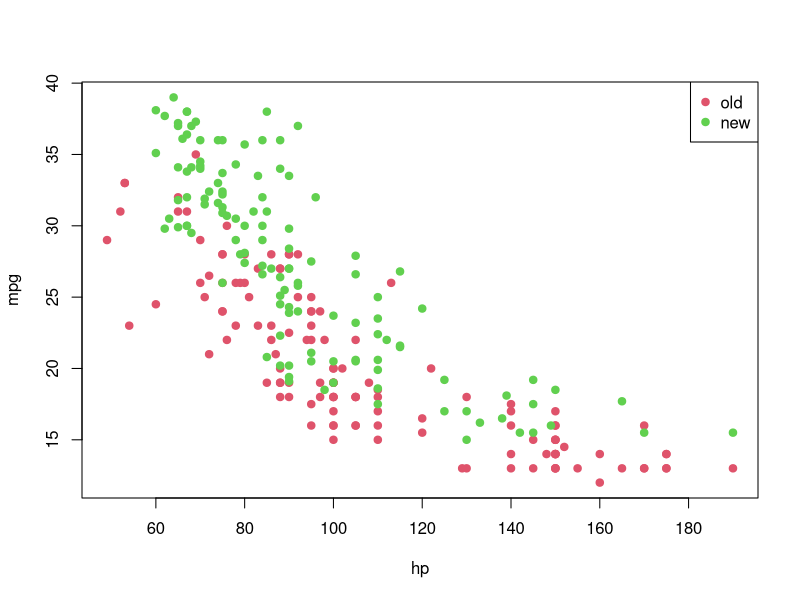
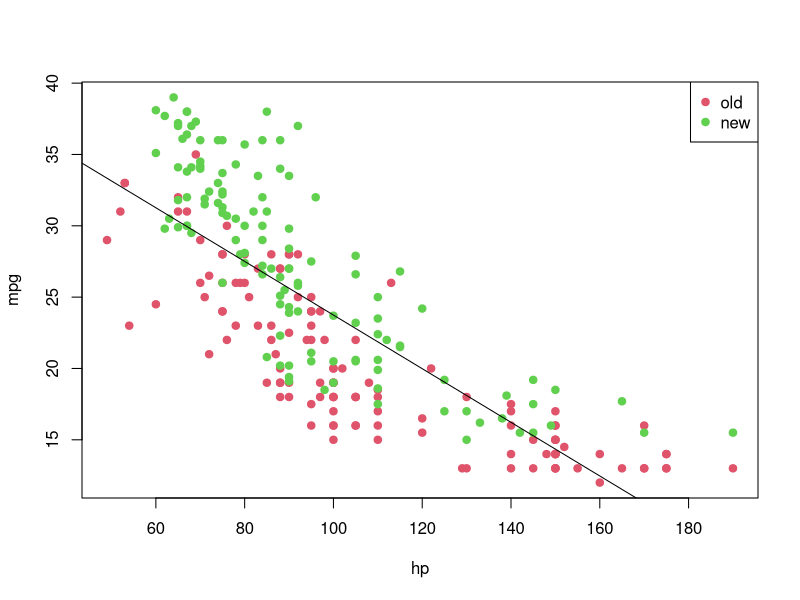
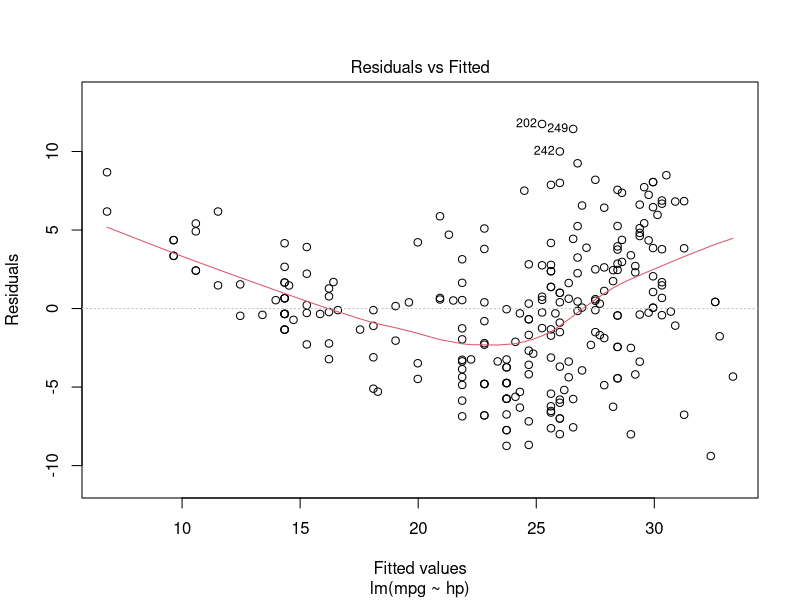
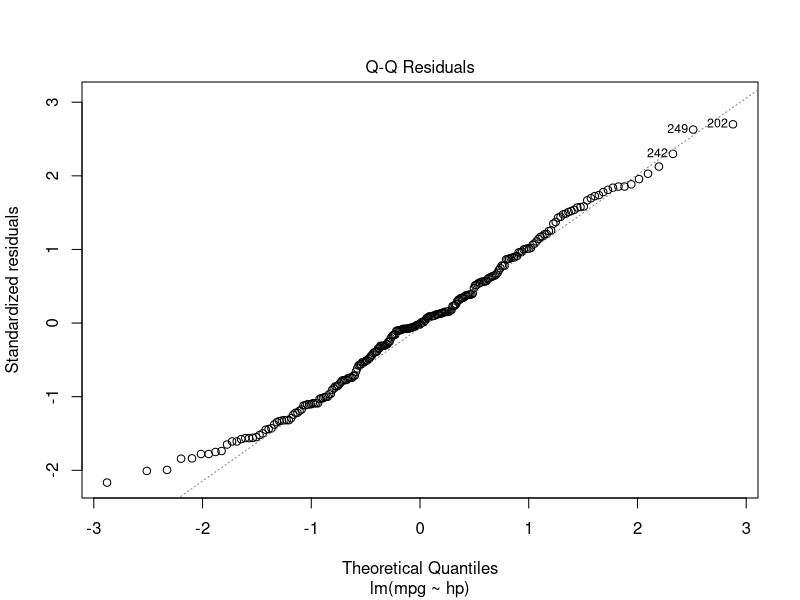

Reproduce these figures in R, in order. (Note: this script raises an error after producing the figures.)
## ---- chunk 1
col.names <- c('mpg', 'cylinders', 'displacement', 'hp', 'weight', 'acceleration', 'year', 'origin')
car <- read.csv(file = 'datasets/car.csv', header = FALSE, sep = ',', col.names = col.names)
head(car, 5)
## ---- chunk 2
summary(car)
## ---- chunk 3
car$cylinders <- as.factor(car$cylinders)
car$year      <- as.factor(car$year)
car$origin    <- as.factor(car$origin)
## ---- chunk 4
car$year <- as.factor(sapply(X = car$year, FUN = function (item) { ifelse(item %in% 70:76, 1, 2) }))

summary(car)
## ---- chunk 5
car2 <- car[!is.na(car$hp), c('mpg', 'hp', 'year')]

summary(car2)
## ---- chunk 6
car3 <- car2[!is.na(car2$mpg), ]
## ---- chunk 7
plot(mpg ~ hp, pch = 19, col = (as.numeric(year) + 1), data = car3)
legend('topright', c('old', 'new'), col = unique(as.numeric(car3$year) + 1), pch = 19)
## ---- chunk 8
model <- lm(formula = mpg ~ hp, data = car3)
summary(model)
## ---- chunk 9
plot(mpg ~ hp, pch = 19, col = (as.numeric(year) + 1), data = car3)
abline(model)
legend('topright', c('old', 'new'), col = unique(as.numeric(car3$year) + 1), pch = 19)
## ---- chunk 10
plot(model, which = c(1, 2))
## ---- chunk 11
library('car')
ncvTest(model)
shapiro.test(resid(model))
## ---- chunk 12
bc <- boxCox(model)

(lambda <- bc$x[which.max(bc$y)])
## ---- chunk 13
transfData <- function (data, lambda) { ((data ^ lambda - 1) / lambda) }
transfData_back <- function (data, lambda) { ((data * lambda + 1) ^ (1 / lambda)) }
## ---- chunk 14
car3$mpg_transf <- sapply(X = car3$mpg, FUN = transfData, lambda = lambda)
head(car3, 5)
plot(mpg_transf ~ hp, pch = 19, col = (as.numeric(year) + 1), data = car3)
legend('topright', c('old', 'new'), col = unique(as.numeric(car3$year) + 1), pch = 19)
## ---- chunk 15
model2 <- lm(formula = mpg_transf ~ hp, data = car3)
summary(model2)

plot(mpg_transf ~ hp, pch = 19, col = (as.numeric(year) + 1), data = car3)
abline(model2)
legend('topright', c('old', 'new'), col = unique(as.numeric(car3$year) + 1), pch = 19)
## ---- chunk 16
plot(model2, which = c(1, 2))
ncvTest(model2)
shapiro.test(resid(model2))
## ---- chunk 17
model3 <- lm(formula = mpg_transf ~ hp * year, data = car3)
summary(model3)
## ---- chunk 18
model4 <- lm(formula = mpg_transf ~ hp + year, data = car3)
coeffi <- model4$coefficients
summary(model4)

plot(mpg_transf ~ hp, pch = 19, col = (as.numeric(year) + 1), data = car3)
abline(coeffi[[1]], coeffi[[2]], col = 2)
abline(coeffi[[1]] + coeffi[[3]], coeffi[[2]], col = 3)
legend('topright', c('old', 'new'), col = unique(as.numeric(car3$year) + 1), pch = 19)
## ---- chunk 19
plot(model4, which = c(1, 2))
ncvTest(model4)
shapiro.test(resid(model4))
## ---- chunk 20
plot(mpg ~ hp, pch = 19, col = (as.numeric(year) + 1), data = car3)
curve(transfData_back(coeffi[[1]] + coeffi[[2]] * x, lambda = lambda), from = 0, to = 250, add = TRUE, col = 2)
curve(transfData_back((coeffi[[1]] + coeffi[[3]]) + coeffi[[2]] * x, lambda = lambda), from = 0, to = 250, add = TRUE, col = 3)
legend('topright', c('old', 'new'), col = unique(as.numeric(car3$year) + 1), pch = 19)
## ---- chunk 21
pos_unk <- which(is.na(car2$mpg))
unknown <- car2[is.na(car2$mpg), ]

(predicted_values <- sapply(X = predict(object = model4, newdata = data.frame(hp = unknown$hp, year = unknown$year)), FUN = transfData_back, lambda = lambda))
car2[is.na(car2$mpg), 'mpg'] <- predicted_values

pch <- rep(19, nrow(car2)); pch[pos_unk] <- 9
plot(mpg ~ hp, pch = pch, col = (as.numeric(year) + 1), data = car3)
curve(transfData_back(coeffi[[1]] + coeffi[[2]] * x, lambda = lambda), from = 0, to = 250, add = TRUE, col = 2)
curve(transfData_back((coeffi[[1]] + coeffi[[3]]) + coeffi[[2]] * x, lambda = lambda), from = 0, to = 250, add = TRUE, col = 3)
legend('topright', c('old', 'new'), col = unique(as.numeric(car3$year) + 1), pch = 19)

